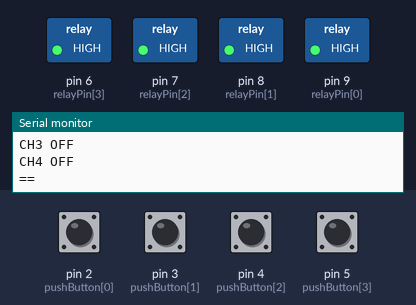
Bench run of a sketch on a simulated Arduino Nano, built with avr-gcc and run on an emulated ATmega328P. On the bench: switched loads named in the sketch (green lamp = pin HIGH), the last lines printed to the serial monitor. Inputs (shaded band) come from the test bench; at power-on: pin 2 (pushButton[0]), pin 3 (pushButton[1]), pin 4 (pushButton[2]), pin 5 (pushButton[3]) HIGH.

Above: at 1.2 s.
1.3 s: pin 2 (pushButton[0]) pulled LOW for 0.15 s
At 1.9 s:
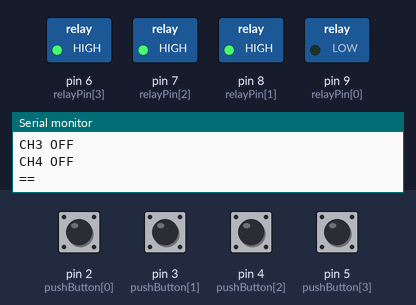
3.1 s: pin 3 (pushButton[1]) pulled LOW for 0.15 s
At 4.6 s:
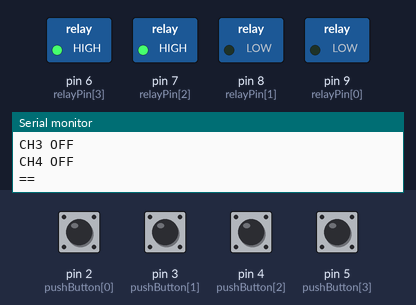
4.9 s: pin 4 (pushButton[2]) pulled LOW for 0.15 s
At 6.3 s:
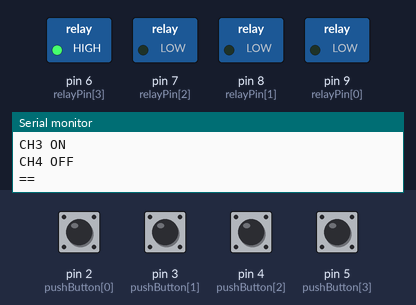
6.7 s: pin 5 (pushButton[3]) pulled LOW for 0.15 s
At 8.0 s:
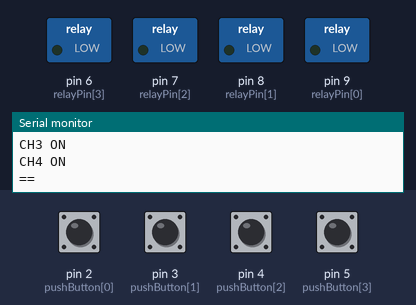
8.5 s: pin 2 (pushButton[0]) pulled LOW for 1 s
At 10.3 s:
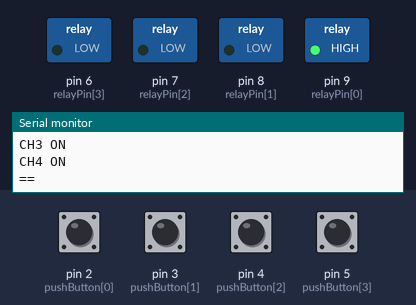
11.1 s: pin 3 (pushButton[1]) pulled LOW for 1 s
At 12.7 s:
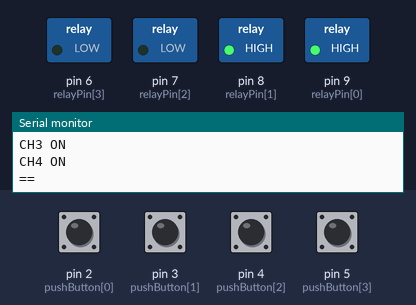
Timing chart, 0 to 14.2 s (numbered marks = the images above; inputs shaded):
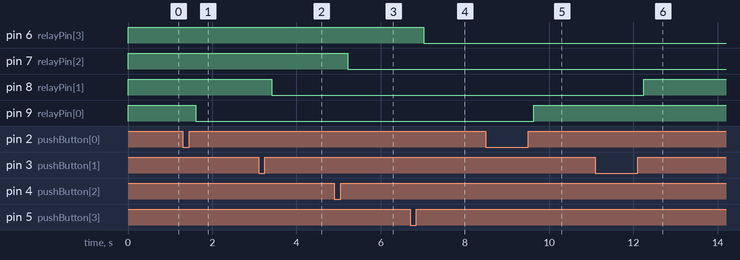

The sketch:

4_channel_relay_circuit.ino
```cpp
//4-Channel Relay Board with Arduino Nano and 4-Channel Momentary Switch
//CREDIT: L.J ESTERHUIZEN @ ESTREUX EED

const int pushButton[] ={2,3,4,5};// define push button inputs
const int relayPin[]={9,8,7,6};// output pins where 4 relays will be connected
String relayNames[] ={"CH1", "CH2","CH3","CH4"};
int pushed[] ={0,0,0,0};// status of each buttons
int relayStatus[] ={HIGH,HIGH,HIGH,HIGH};// initial status of relay


void setup() {
  Serial.begin(9600);// initialize serial monitor
  for(int i=0; i<4; i++)
  {
    pinMode(pushButton[i], INPUT_PULLUP);
    pinMode(relayPin[i], OUTPUT);
    digitalWrite(relayPin[i], HIGH);// initial relay status to be OFF
  }
}

void loop() {

  for(int i=0; i<4; i++)
  {
     int  val = digitalRead(pushButton[i]);
    if(val == HIGH && relayStatus[i] == LOW){

      pushed[i] = 1-pushed[i];
      delay(100);
    }// if

  relayStatus[i] = val;

      if(pushed[i] == HIGH){
        Serial.print(relayNames[i]);
        Serial.println(" ON");
        digitalWrite(relayPin[i], LOW);

      }else{
        Serial.print(relayNames[i]);
        Serial.println(" OFF");
        digitalWrite(relayPin[i], HIGH);

      }

  }
    Serial.println("==");
  delay(100);
}
```

Measured:
- after the input at 1.3 s, pin 9 (relayPin[0]): HIGH → LOW after 0.31 s
- after the input at 3.1 s, pin 8 (relayPin[1]): HIGH → LOW after 0.31 s
- after the input at 4.9 s, pin 7 (relayPin[2]): HIGH → LOW after 0.32 s
- after the input at 6.7 s, pin 6 (relayPin[3]): HIGH → LOW after 0.33 s
- after the input at 8.5 s, pin 9 (relayPin[0]): LOW → HIGH after 1.1 s
- after the input at 11.1 s, pin 8 (relayPin[1]): LOW → HIGH after 1.1 s
